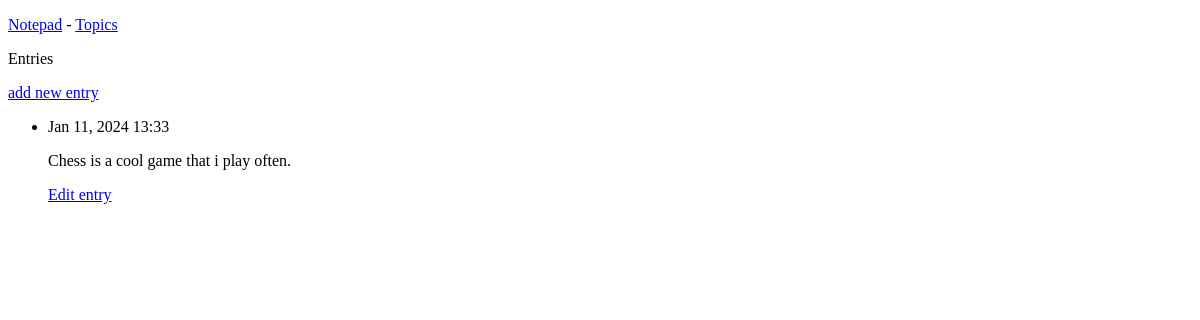
Page /topics/1/ on the earlier database version.
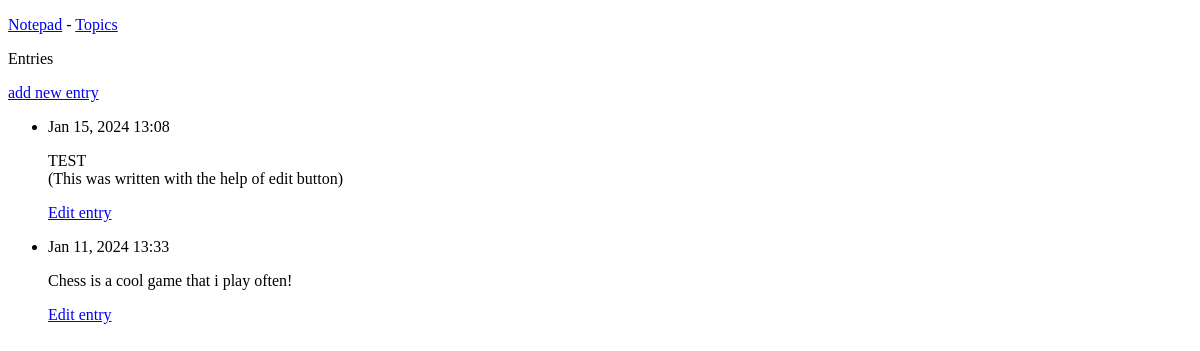
Same page on the later database version.
### notepad/models.py (models this page shows, shortened)
class Entry(models.Model):
    topic = models.ForeignKey(Topic, on_delete=models.CASCADE)
    text = models.TextField()
    date_added = models.DateTimeField(auto_now_add=True)
    class Meta:
        verbose_name_plural = "entries"

### notepad/views.py (the view)
# urls.py: path('topics/<int:topic_id>/', views.topic, name='topic'),
def topic(request, topic_id):
    topic = Topic.objects.get(id=topic_id)
    entries = topic.entry_set.order_by('-date_added')
    context = {'topic': topic, 'entries': entries}
    return render(request, 'notepad/topic.html', context)

### notepad/templates/notepad/topic.html (shortened to what this page needs)
<!DOCTYPE html>
<html lang="en">
<head>
</head>
<body>
{% extends "notepad/base.html" %}
{% block content %}
<p>Entries</p>
<p>
  <a href="{% url 'notepad:new_entry' topic.id %}">add new entry</a>
</p>
  <ul>
    {% for entry in entries %}
      <li>
        <p>{{ entry.date_added|date:'M d, Y H:i' }}</p>
        <p>{{ entry.text|linebreaks }}</p>
        <p>
          <a href="{% url 'notepad:edit_entry' entry.id %}">Edit entry</a>
        </p>
      </li>
    {% empty %}
      <li>There are no entries for this topic yet</li>
    {% endfor %}
  </ul>
{% endblock content %}

### notepad/templates/notepad/base.html (shortened to what this page needs)
<!DOCTYPE html>
<html lang="en">
<head>
</head>
<body>
<p>
  <a href="{% url 'notepad:index' %}">Notepad</a> -
    <a href="{% url 'notepad:topics' %}">Topics</a>
</p>
{% block content %}{% endblock content %}
</body>
</html>

Differences in the rows shown:
added Entry: date_added "Jan 15, 2024 13:08", text "TEST (This was written with the help of edit button)"
changed Entry: text "Chess is a cool game that i play often." → "Chess is a cool game that i play often!"
